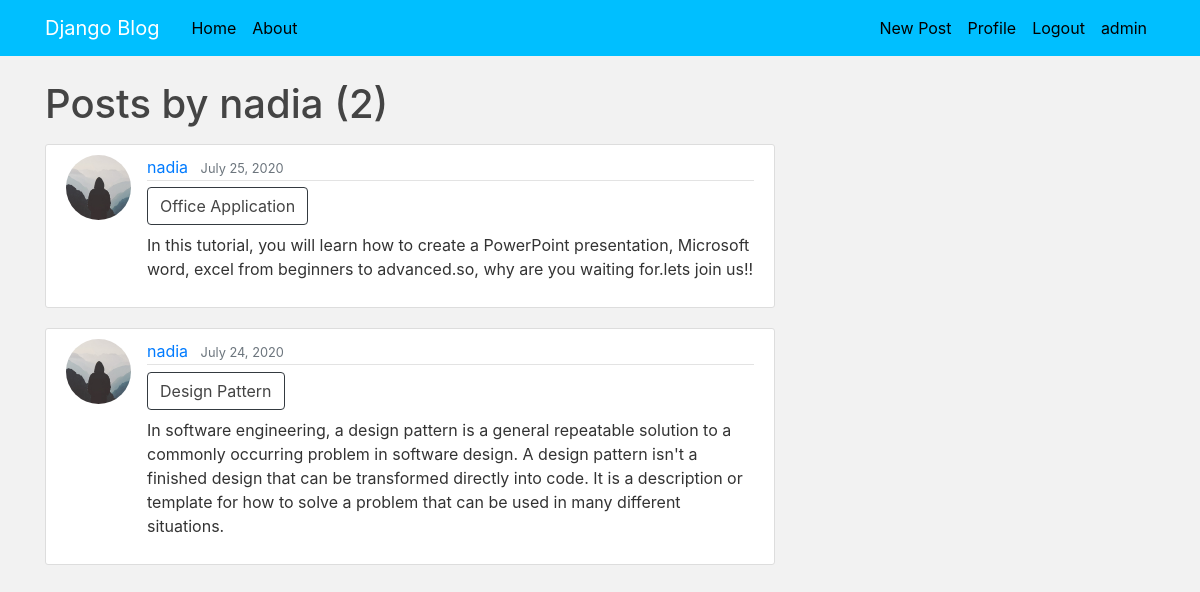
The page /user/nadia (signed in) on the database its author committed.
### blog/models.py (models this page shows, shortened)
class Post(models.Model):
    title = models.CharField(max_length=100)
    content = models.TextField()
    date_posted = models.DateTimeField(default=timezone.now)
    author = models.ForeignKey(User, on_delete=models.CASCADE)

### users/models.py (models this page shows, shortened)
class Profile(models.Model):
    user = models.OneToOneField(User, on_delete=models.CASCADE)
    image = models.ImageField(default='default.jpg', upload_to='profile_pics')

### blog/views.py (the view)
# urls.py: path('user/<str:username>', UserPostListView.as_view(), name='user-posts'),
class UserPostListView(ListView):
    model = Post
    template_name = 'user_posts.html'  # <app>/<model>_<viewtype>.html
    context_object_name = 'posts'
    paginate_by = 3
    def get_queryset(self):
        user = get_object_or_404(User, username=self.kwargs.get('username'))
        return Post.objects.filter(author=user).order_by('-date_posted')

### templates/user_posts.html (shortened to what this page needs)
{% extends "base.html" %}
{% block content %}
    <h1 class="mb-3">Posts by {{ view.kwargs.username }} ({{ page_obj.paginator.count }})</h1>
    {% for post in posts %}
        <article class="media content-section">
          <img class="rounded-circle article-img" src="{{ post.author.profile.image.url }}">
          <div class="media-body">
            <div class="article-metadata">
              <a class="mr-2" href="{% url 'user-posts' post.author.username %}">{{ post.author }}</a>
              <small class="text-muted">{{ post.date_posted|date:"F d, Y" }}</small>
            </div>
            <h2><a class="article-title btn btn-outline-dark" href="{% url 'post-detail' post.id %}">{{ post.title }}</a></h2>
            <p class="article-content">{{ post.content }}</p>
          </div>
        </article>
    {% endfor %}
{% endblock content %}

### templates/base.html (shortened to what this page needs)
{% load static %}
<!DOCTYPE html>
<html>
<head>
    <link rel="stylesheet" href="https://maxcdn.bootstrapcdn.com/bootstrap/4.0.0/css/bootstrap.min.css">
    <link rel="stylesheet" type="text/css" href="{% static 'main.css' %}">
</head>
<body>
    <header class="site-header">
      <nav class="navbar navbar-expand-md navbar-dark bg-steel fixed-top">
        <div class="container">
          <a class="navbar-brand mr-4" href="{% url 'blog_home' %}">Django Blog</a>
          <div class="collapse navbar-collapse" id="navbarToggle">
            <div class="navbar-nav mr-auto">
              <a class="nav-item nav-link" href="{% url 'blog_home' %}">Home</a>
              <a class="nav-item nav-link" href="{% url 'blog_about' %}">About</a>
            </div>
            <div class="navbar-nav">
             {% if user.is_authenticated %}
                 <a class="nav-item nav-link" href="{% url 'post-create' %}">New Post</a>
                <a class="nav-item nav-link" href="{% url 'profile' %}">Profile</a>
                <a class="nav-item nav-link" href="{% url 'logout' %}">Logout</a>
                 <a class="nav-item nav-link">{{ user.username }}</a>
              {% else %}
                <a class="nav-item nav-link" href="{% url 'login' %}">Login</a>
                <a class="nav-item nav-link" href="{% url 'register' %}">Register</a>
              {% endif %}
            </div>
          </div>
        </div>
      </nav>
    </header>
    <main role="main" class="container">
      <div class="row">
        <div class="col-md-8">
          {% block content %}{% endblock %}
        </div>
      </div>
    </main>
</body>
</html>

### static/main.css (style rules this page uses)
body { background: #f2f2f2; color: #333333; margin-top: 5rem; }
h1, h2, h3, h4, h5, h6 { color: #444444; }
.bg-steel { background-color: deepskyblue; }
.site-header .navbar-nav .nav-link { color: black; }
.content-section { background: #ffffff; padding: 10px 20px; border: 1px solid #dddddd; border-radius: 3px; margin-bottom: 20px; }
.article-title { color: #444444; }
.article-content { white-space: pre-line; }
.article-img { height: 65px; width: 65px; margin-right: 16px; }
.article-metadata { padding-bottom: 1px; margin-bottom: 4px; border-bottom: 1px solid #e3e3e3 }

### rows shown on the page
Post: author.profile.image (placeholder picture), author "nadia", date_posted "July 25, 2020", title "Office Application", content "In this tutorial, you will learn how to create a PowerPoint presentation, Microsoft word, excel from beginners to advanced.so, why are you waiting for.lets join us!!"
Post: author.profile.image (placeholder picture), author "nadia", date_posted "July 24, 2020", title "Design Pattern", content "In software engineering, a design pattern is a general repeatable solution to a commonly occurring problem in software design. A design pattern isn't a finished design that can be transformed directly into code. It is a description or template for how to solve a problem that can be used in many different situations."

### other values the page prints
{{ user.username }} "admin"
{{ view.kwargs.username }} "nadia"
{{ page_obj.paginator.count }} "2"
